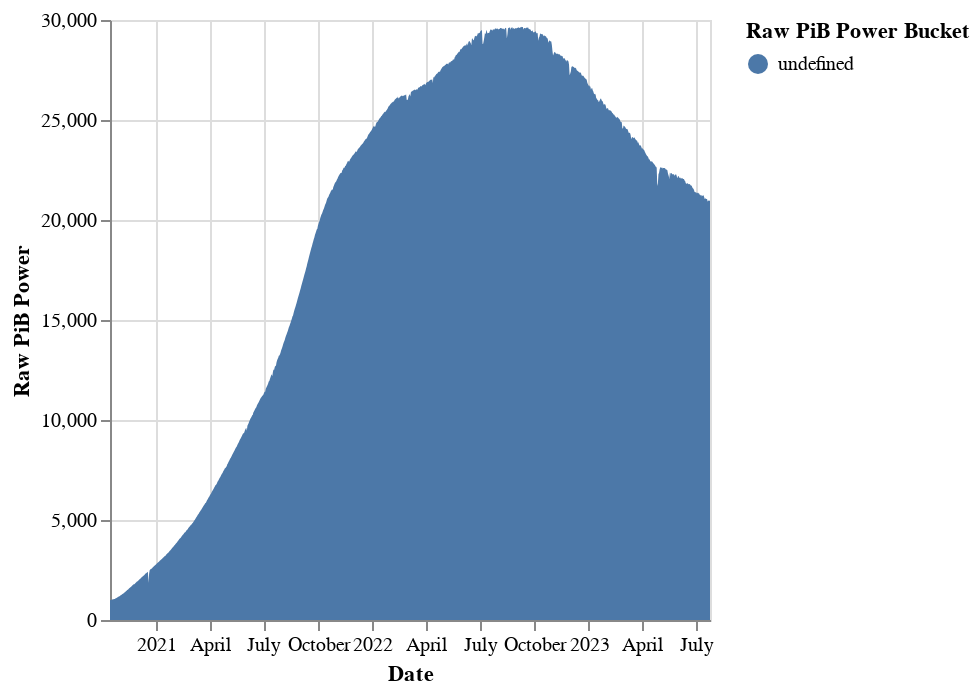

The notebook cell this image was saved under:
### Markdown cell above
::: {layout="[ [1,1], [1] ]"}

### Code cell
# | output: true

display(Markdown(f"### Storage Provider Raw PiB Power"))

c = (
    alt.Chart(
        storage_provider_power_df.groupby("date").sum()["raw_power_pibs"].reset_index()
    )
    .mark_area()
    .encode(
        x=alt.X("date:T", title="Date"),
        y=alt.Y("raw_power_pibs:Q", title="Raw PiB Power"),
        tooltip=["date", "raw_power_pibs"],
        color=alt.Color("raw_power_pibs_bucket:N", title="Raw PiB Power Bucket"),
    )
    .properties(width="container")
)

c.display()

### Figure 1 — Vega-Lite specification as saved in the notebook (floating-point values rounded to 4 significant figures; data arrays with more than 128 entries replaced by an {"elided": "..."} marker saying what was removed)
{"config": {"view": {"continuousWidth": 300, "continuousHeight": 300}}, "data": {"name": "data-d500608abde98f0ed2c0188ce0d99544"}, "mark": {"type": "area"}, "encoding": {"color": {"field": "raw_power_pibs_bucket", "title": "Raw PiB Power Bucket", "type": "nominal"}, "tooltip": [{"field": "date", "type": "temporal"}, {"field": "raw_power_pibs", "type": "quantitative"}], "x": {"field": "date", "title": "Date", "type": "temporal"}, "y": {"field": "raw_power_pibs", "title": "Raw PiB Power", "type": "quantitative"}}, "width": "container", "$schema": "https://vega.github.io/schema/vega-lite/v5.8.0.json", "datasets": {"data-d500608abde98f0ed2c0188ce0d99544": {"elided": "1014 records"}}}
